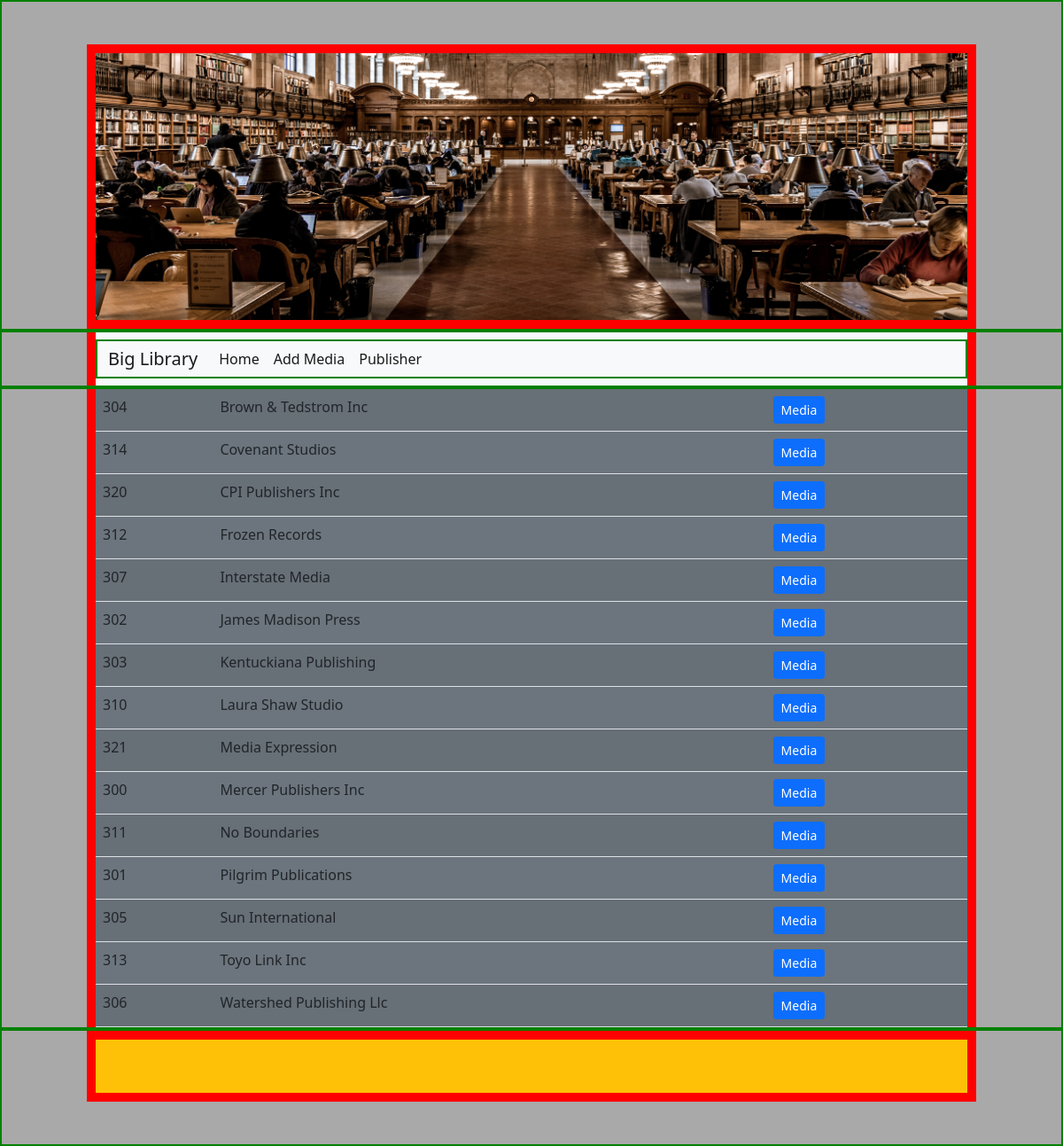
The app's page /php/publisher.php, older data.
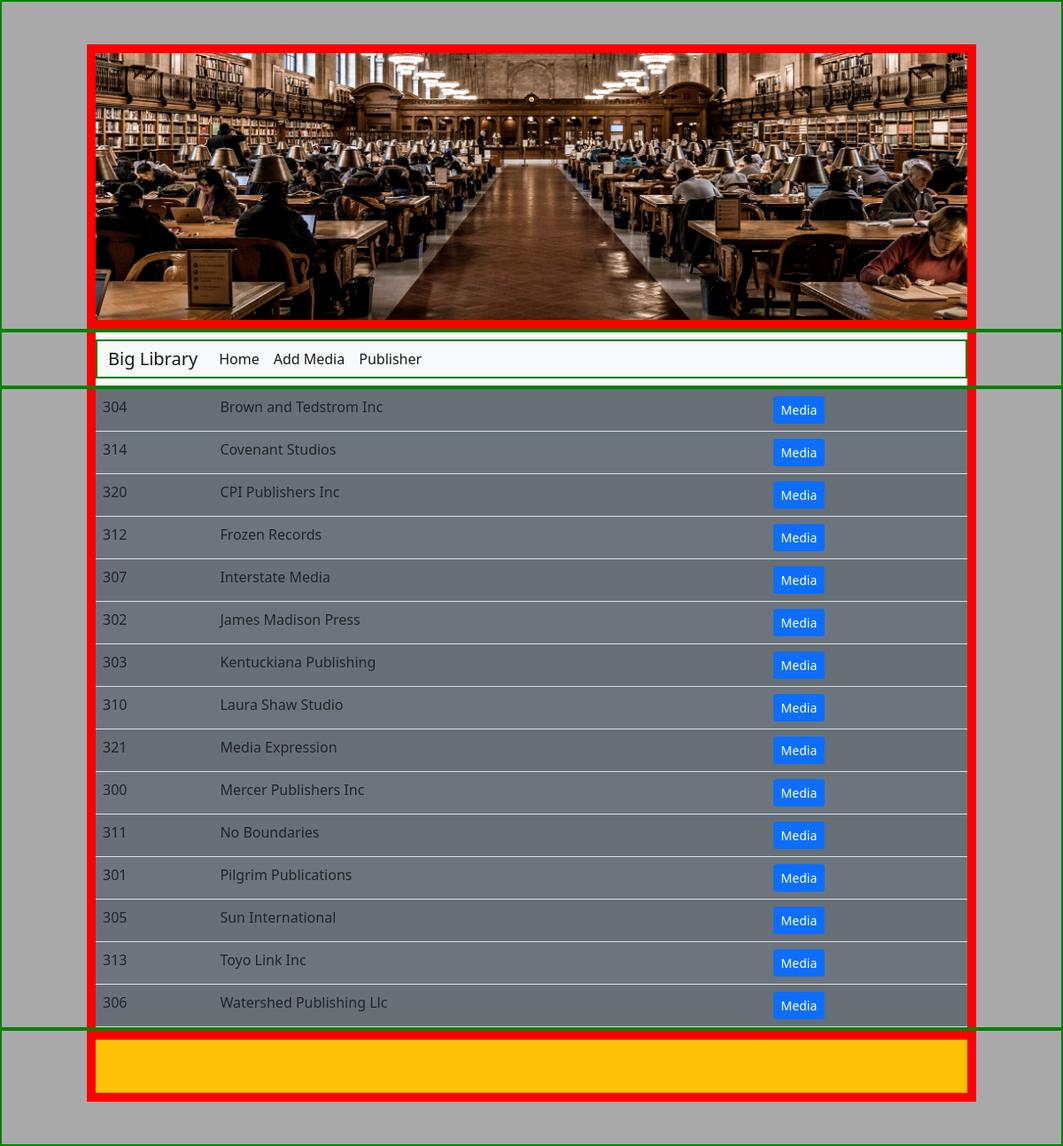
The same page, newer data.
### tables this page shows
CREATE TABLE `library_all_media` (
  `id` int(11) NOT NULL,
  `media_title` varchar(50) NOT NULL,
  `media_type` varchar(4) NOT NULL,
  `media_date` year(4) NOT NULL,
  `media_isbn` varchar(11) NOT NULL,
  `media_descr` varchar(100) NOT NULL,
  `media_image` varchar(100) NOT NULL,
  `media_status` varchar(9) NOT NULL,
  `author_fname` varchar(20) NOT NULL,
  `author_lname` varchar(20) NOT NULL,
  `pub_name` varchar(30) NOT NULL,
  `pub_address` varchar(50) NOT NULL,
  `pub_size` varchar(6) NOT NULL
);

### php/publisher.php (the view, shortened to what this page needs)
<?php
require_once 'actions/db_connect.php';
$sql = "SELECT DISTINCT id, pub_name FROM library_all_media GROUP BY pub_name";
$result = mysqli_query($connect, $sql);
$tbody = '';
if (mysqli_num_rows($result)  > 0) {
    while ($row = mysqli_fetch_array($result, MYSQLI_ASSOC)) {
        $tbody .= "<tr>
        <td>$row[id]</td>
        <td>$row[pub_name]</td>
        <td><a href='actions/a_publisher.php?pub_name=" . $row['pub_name'] . "'><button class='btn btn-primary btn-sm' type='button'>Media</button></a></td>
            </tr>";
    };
} else {
    $tbody =  "<tr><td colspan='5'><center>No Data Available </center></td></tr>";
}
?>
<!DOCTYPE html>
<html lang="en">
<head>
    <?php require_once 'components/bootstrap.php' ?>
    <link rel="stylesheet" type="text/css" href="../styles/styles.css">
</head>
<body>
    <?php include_once "header.php" ?>
    <?php include_once "navbar.php" ?>
    <div class="container-fluid mx-auto px-5">
        <div class="wrapIndex mx-5 bg-secondary">
            <table class='table table-striped'>
                <tbody>
                    <?= $tbody; ?>
                </tbody>
            </table>
        </div>
    </div>
    <?php include_once "footer.php" ?>
</body>
</html>

### php/components/bootstrap.php (shortened to what this page needs)
<link href="https://cdn.jsdelivr.net/npm/bootstrap@5.0.0-beta3/dist/css/bootstrap.min.css" rel="stylesheet">

### php/header.php
<body>
    <div class="container-fluid mx-auto px-5">
        <div class="wrapHero m-5 mb-0 bg-dark">
            <div id="heroImg" class="bg-warning"></div>
        </div>
    </div>
</body>

### php/navbar.php (shortened to what this page needs)
<body>
    <div class="container-fluid mx-auto px-5">
        <div class="wrapIndex mx-5 bg-dark">
            <nav class="navbar navbar-expand navbar-light bg-light">
                <div class="container-fluid">
                    <a class="navbar-brand" href="#">Big Library</a>
                    <div class="collapse navbar-collapse" id="navbarNavAltMarkup">
                        <div class="navbar-nav">
                            <a class="nav-link active" aria-current="page" href="index.php">Home</a>
                            <a class="nav-link active" aria-current="page" href="create.php">Add Media</a>
                            <a class="nav-link active" aria-current="page" href="publisher.php">Publisher</a>
                        </div>
                    </div>
                </div>
            </nav>
        </div>
    </div>
</body>

### php/footer.php
<body>
    <div class="container-fluid mx-auto px-5">
        <div class="wrapFooter m-5 mt-0 bg-dark">
            <div id="footer" class="bg-warning"></div>
        </div>
    </div>
</body>

### styles/styles.css (style rules this page uses)
body, html { background-color: darkgrey; }
#heroImg { border: 10px solid red; background-image: url("../images/header.jpg"); padding-bottom: 30%; background-size: cover; background-repeat: no-repeat; width: 100%; }
#footer { border: 10px solid red; height: 10vh; }
.container-fluid { border: 2px solid green; overflow: hidden; }
.table { padding: 0; margin: 0; overflow: hidden; }
.wrapIndex { border-left: 10px solid red; border-right: 10px solid red; overflow: hidden; }

Row changes from the older to the newer data that the page shows:
changed library_all_media id 304: pub_name "Brown & Tedstrom Inc" → "Brown and Tedstrom Inc"
